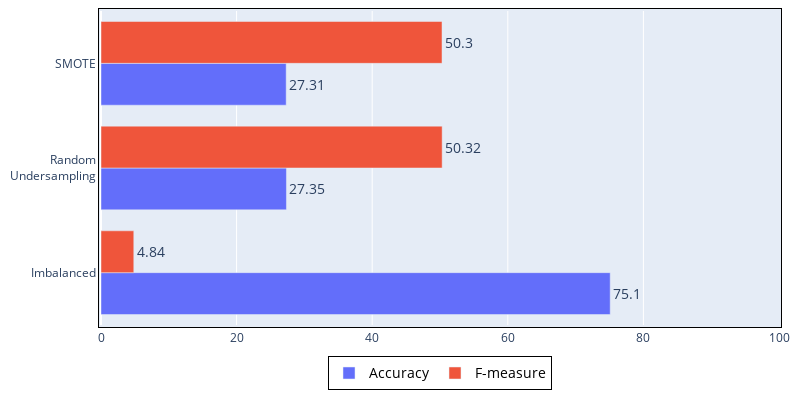

This figure's notebook cell:
### Code cell
#speed variation;speed;distance;course variation;time gap;total time
accuracy  = data4.iloc[:, 1]
fmeasure  = data4.iloc[:, 2] * 100
gmeasure  = data4.iloc[:, 3] * 100
accuracyTwoDec = round(accuracy, 2) # Para etiquetas
fmeasureTwoDec = round(fmeasure, 2) # Para etiquetas
x = data1.labels       
x[1] = "Random<br>Undersampling"          

fig = go.Figure(go.Bar(x=accuracy, y=x, orientation='h', name='Accuracy', text=accuracyTwoDec, textposition='outside', outsidetextfont= dict(size=14),))
fig.add_trace(  go.Bar(x=fmeasure, y=x, orientation='h', name='F-measure', text=fmeasureTwoDec, textposition='outside', outsidetextfont= dict(size=14),))

fig.update_layout(
    legend=dict(
        traceorder="normal",
        font=dict(
            size=14,
            color="black"
        ),
        bordercolor="Black",
        borderwidth=1,
        xanchor = "center", # Para centrarla horizontalmente
        x = 0.5,            # Para centrarla horizontalmente
        orientation="h",    # Para centrarla horizontalmente
    ),
    autosize=False,
    width=800,
    height=400,
    xaxis= {
        'linecolor': 'black',
        'linewidth': 1,
        'mirror': True,
        "range": [ 0, 100 ],
    },
    yaxis= {
       # 'categoryorder': 'array',                                   # Para que ordene por accuracy
       # 'categoryarray': [x for _, x in sorted(zip(accuracy, x))],  # Para que ordene por accuracy
        'linecolor': 'black',
        'linewidth': 1,
        'mirror': True
    },
    margin={
        'l':   10,
        'r':   10,
        'b':   10,
        't':   10,
        'pad': 2
    }
)
fig.show() # Para que salga el resultado
#### Se guarda el diagrama ####
pio.write_image(fig, "ilu4.svg")

### Figure 1 — Plotly figure (JSON) as saved in the notebook; plotly's stock layout.template omitted (floating-point values rounded to 4 significant figures)
{"data": [{"name": "Accuracy", "orientation": "h", "outsidetextfont": {"size": 14}, "text": [75.1, 27.35, 27.31], "textposition": "outside", "type": "bar", "x": [75.1, 27.35, 27.31], "y": ["Imbalanced", "Random<br>Undersampling", "SMOTE"]}, {"name": "F-measure", "orientation": "h", "outsidetextfont": {"size": 14}, "text": [4.84, 50.32, 50.3], "textposition": "outside", "type": "bar", "x": [4.837, 50.32, 50.3], "y": ["Imbalanced", "Random<br>Undersampling", "SMOTE"]}], "layout": {"autosize": false, "height": 400, "legend": {"bordercolor": "Black", "borderwidth": 1, "font": {"color": "black", "size": 14}, "orientation": "h", "traceorder": "normal", "x": 0.5, "xanchor": "center"}, "margin": {"b": 10, "l": 10, "pad": 2, "r": 10, "t": 10}, "width": 800, "xaxis": {"linecolor": "black", "linewidth": 1, "mirror": true, "range": [0, 100]}, "yaxis": {"linecolor": "black", "linewidth": 1, "mirror": true}}}
